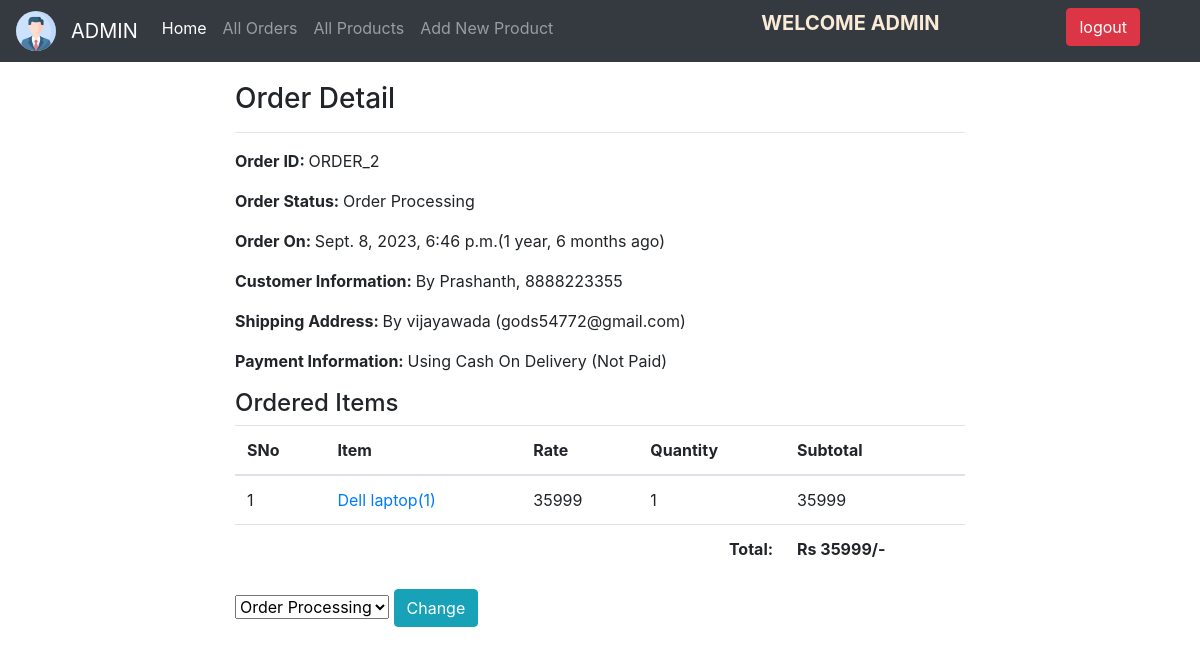
Screenshot of /admin-order/2/ (signed in) with the database file from the repository.
### ecomapp/models.py (models this page shows, shortened)
class Order(models.Model):
    cart = models.OneToOneField(Cart, on_delete=models.CASCADE)
    ordered_by = models.CharField(max_length=200)
    shipping_address = models.CharField(max_length=200)
    mobile = models.CharField(max_length=10)
    email = models.EmailField(null=True, blank=True)
    subtotal = models.PositiveIntegerField()
    total = models.PositiveIntegerField()
    order_status = models.CharField(max_length=50, choices=ORDER_STATUS)
    created_at = models.DateTimeField(auto_now_add=True)
    payment_method = models.CharField(
        max_length=20, choices=METHOD, default="Cash On Delivery")
    payment_completed = models.BooleanField(
        default=False, null=True, blank=True)

class CartProduct(models.Model):
    cart = models.ForeignKey(Cart, on_delete=models.CASCADE)
    product = models.ForeignKey(Product, on_delete=models.CASCADE)
    rate = models.PositiveIntegerField()
    quantity = models.PositiveIntegerField()
    subtotal = models.PositiveIntegerField()

class Product(models.Model):
    title = models.CharField(max_length=200)
    slug = models.SlugField(unique=True)
    category = models.ForeignKey(Category, on_delete=models.CASCADE)
    image = models.ImageField(upload_to="products")
    marked_price = models.PositiveIntegerField()
    selling_price = models.PositiveIntegerField()
    description = models.TextField()
    warranty = models.CharField(max_length=300, null=True, blank=True)
    return_policy = models.CharField(max_length=300, null=True, blank=True)
    view_count = models.PositiveIntegerField(default=0)

### ecomapp/views.py (the view)
# urls.py: path("admin-order/<int:pk>/", views.admin_order_detail_view, name="adminorderdetail"),
@admin_required
def admin_order_detail_view(request, pk):
    try:
        ord_obj = Order.objects.get(pk=pk)
    except Order.DoesNotExist:
        return redirect("/admin-home/")
    all_status = ORDER_STATUS
    context = {
        "ord_obj": ord_obj,
        "allstatus": all_status,
    }
    return render(request, "adminpages/adminorderdetail.html", context)

### ecomapp/views.py (called while the page is built)
def admin_required(view_func):
    @wraps(view_func)
    def _wrapped_view(request, *args, **kwargs):
        if request.user.is_authenticated and Admin.objects.filter(user=request.user).exists():
            return view_func(request, *args, **kwargs)
        else:
            return redirect("/admin-login/")
    return _wrapped_view

### templates/adminpages/adminorderdetail.html (shortened to what this page needs)
{% extends 'adminpages/adminbase.html' %}
{% load static %}
{% block content %}
<div class="container" style="margin-top: 20px;">
    <div class="row">
        <div class="col-md-8 mx-auto">
            <h3>Order Detail</h3>
            <hr>
            <p><span class="font-weight-bold">Order ID: </span> ORDER_{{ord_obj.id}}</p>
            <p><span class="font-weight-bold">Order Status: </span> {{ord_obj.order_status}}</p>
            <p><span class="font-weight-bold">Order On: </span> {{ord_obj.created_at}}({{ord_obj.created_at|timesince}} ago)</p>
            <p><span class="font-weight-bold">Customer Information: </span> By {{ord_obj.ordered_by}}, {{ord_obj.mobile}}</p>
            <p><span class="font-weight-bold">Shipping Address: </span> By {{ord_obj.shipping_address}} ({{ord_obj.email}})</p>
            <p><span class="font-weight-bold">Payment Information: </span>  Using {{ord_obj.payment_method}} ({% if ord_obj.payment_completed %}Payment Completed{% else %}Not Paid{% endif %})</p>
            <h4>Ordered Items</h4>
            <table class="table">
                <thead>
                    <tr>
                        <th>SNo</th>
                        <th>Item</th>
                        <th>Rate</th>
                        <th>Quantity</th>
                        <th>Subtotal</th>
                    </tr>
                </thead>
                <tbody>
                    {% for cp in ord_obj.cart.cartproduct_set.all %}
                    <tr>
                        <td>{{forloop.counter}}</td>
                        <td><a target="_blank"
                                href="{% url 'ecomapp:productdetail' cp.product.slug %}">{{cp.product.title}}({{cp.product.id}})</a>
                        </td>
                        <td>{{cp.rate}}</td>
                        <td>{{cp.quantity}}</td>
                        <td>{{cp.subtotal}}</td>
                    </tr>
                    {% endfor %}
                    <tr>
                        <th colspan="4" class="text-right">Total: </th>
                        <th>Rs {{ord_obj.total}}/-</th>
                    </tr>
                </tbody>
            </table>
            <form action="{% url 'ecomapp:adminorderstatuschange' ord_obj.id %}" method="POST">
                <select name="status">
                    {% for i, j in allstatus %}
                    <option value="{{i}}" {% if i == ord_obj.order_status %}selected{% endif %}>{{j}}</option>
                    {% endfor %}
                </select>
                <button class="btn btn-info">Change</button>
            </form>
        </div>
    </div>
</div>
{% endblock %}

### rows the page displays
Order: id "2", order_status "Order Processing", created_at "Sept. 8, 2023, 6:46 p.m.", created_at "1 year, 6 months", ordered_by "Prashanth", mobile "8888223355", shipping_address "vijayawada", email "gods54772@gmail.com", payment_method "Cash On Delivery", total "35999", status "Order Processing"
CartProduct: product "Dell laptop", product.id "1", rate "35999", quantity "1", subtotal "35999"
